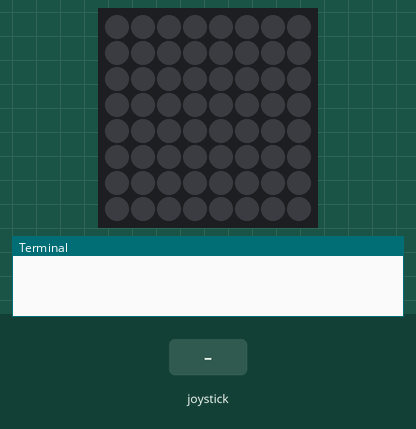
A program run on a simulated Raspberry Pi (BCM pin numbers) with a Sense HAT. On the bench: the Sense HAT's 8×8 RGB LED matrix, the last lines printed to the terminal. The test bench sets the inputs (shaded band). The 64×8 strip is a reading aid, not a part: it shows the text the matrix is scrolling, unrolled, one strip-width of it at a time.

Above: at 1.2 s.
1.3 s: joystick pushed up
At 2.7 s:
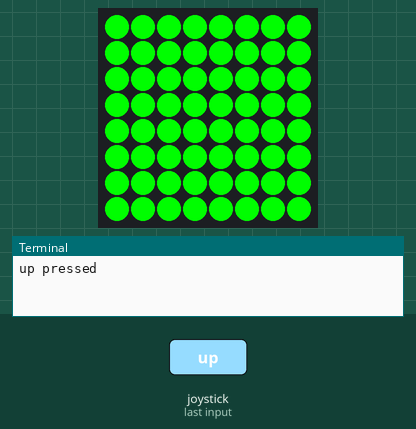
2.9 s: joystick pushed down
At 2.96 s:
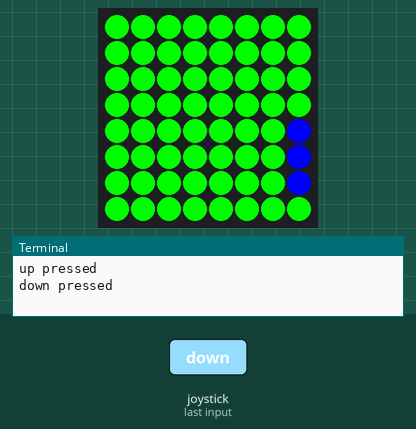
4.6 s: joystick pushed left
At 4.68 s:
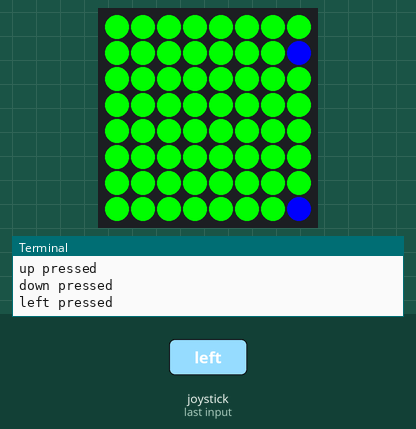
6.3 s: joystick pushed right
At 6.36 s:
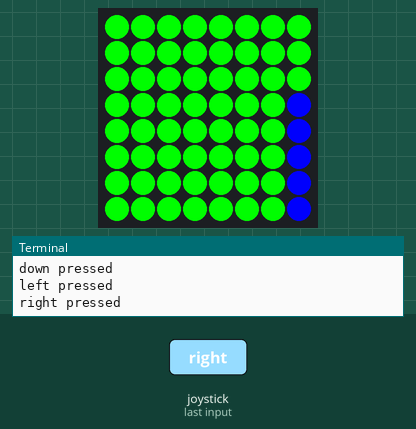
8.0 s: joystick clicked
At 8.23 s:
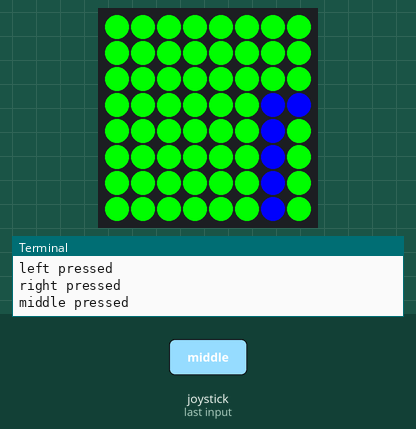
9.8 s: joystick pushed up
At 10.36 s:
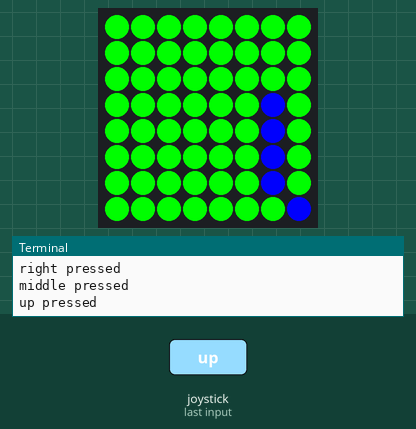

Measured:
- after the input at 1.3 s, the LEDs: first change at once (image 1 shows a later state)
- after the input at 2.9 s, the LEDs: change after 0.05 s (image 2)
- after the input at 4.6 s, the LEDs: change after 0.07 s (image 3)
- after the input at 6.3 s, the LEDs: change after 0.05 s (image 4)
- after the input at 8.0 s, the LEDs: first differ from a run without the input after 0.18 s (image 5 shows a later state)
- after the input at 9.8 s, the LEDs: first differ from a run without the input after 0.50 s (image 6 shows a later state)

The program:

simple_joystick.py
```python
#!/usr/bin/python3

'''
detect SenseHat joystick position
'''

from sense_hat import SenseHat
from time import sleep
sense = SenseHat()

blue = (0, 0, 255)
green = (0, 255, 0)

try:
    while True:
        for event in sense.stick.get_events():
            if event.action == 'pressed':
                print(event.direction, event.action)
                msg = str(event.direction)  # just the direction
#                msg = ''.join([event.direction, ' ', event.action])
                sense.show_message(msg, scroll_speed = 0.05, text_colour = blue, back_colour = green)
            sleep(0.05)
except KeyboardInterrupt:
    print("INTERRUPTED!")
    print("exiting")
    sense.clear()
```
